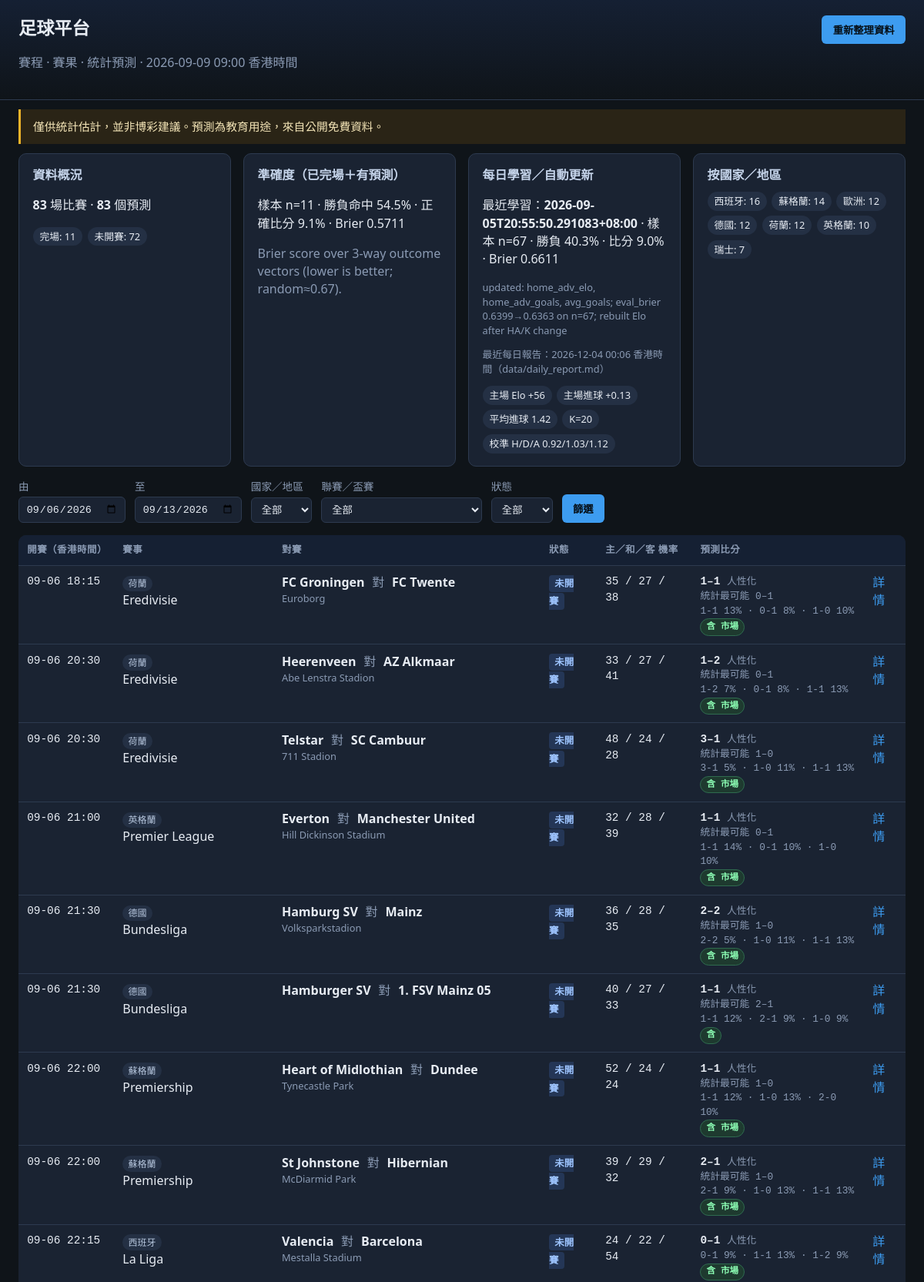
The page / (upper part) on the database its author committed.
### tables this page shows
CREATE TABLE learning_runs (
    id INTEGER PRIMARY KEY AUTOINCREMENT,
    ran_at TEXT NOT NULL,
    finished_n INTEGER,
    result_acc REAL,
    exact_acc REAL,
    brier REAL,
    params_json TEXT,
    notes TEXT
);

CREATE TABLE model_params (
    key TEXT PRIMARY KEY,
    value REAL NOT NULL,
    updated_at TEXT
);

CREATE TABLE matches (
    id INTEGER PRIMARY KEY AUTOINCREMENT,
    date TEXT,
    kickoff_utc TEXT,
    kickoff_hkt TEXT,
    league TEXT,
    country TEXT,
    competition_key TEXT,
    home TEXT,
    away TEXT,
    home_score INTEGER,
    away_score INTEGER,
    status TEXT,
    venue TEXT,
    source TEXT,
    source_id TEXT,
    extra TEXT,
    dedupe_key TEXT UNIQUE,
    updated_at TEXT
);

CREATE TABLE predictions (
    match_id INTEGER PRIMARY KEY,
    p_home REAL,
    p_draw REAL,
    p_away REAL,
    score_home INTEGER,
    score_away INTEGER,
    lambda_home REAL,
    lambda_away REAL,
    model TEXT,
    features_json TEXT,
    created_at TEXT,
    FOREIGN KEY(match_id) REFERENCES matches(id)
);

### app/main.py (the view)
@app.get("/", response_class=HTMLResponse)
async def index(
    request: Request,
    country: Optional[str] = None,
    competition: Optional[str] = None,
    status: Optional[str] = None,
    date_from: Optional[str] = None,
    date_to: Optional[str] = None,
):
    df, dt = _default_window()
    date_from = date_from or df
    date_to = date_to or dt
    matches = db.query_matches(
        date_from=date_from,
        date_to=date_to,
        country=country or None,
        competition_key=competition or None,
        status=status or None,
        limit=300,
    )
    for m in matches:
        pred = db.get_prediction(m["id"])
        m["prediction"] = pred
    counts = db.counts()
    accuracy = db.accuracy_stats()
    learning = latest_learning_run()
    model_params = get_model_params()
    report_path = ROOT / "data" / "daily_report.md"
    daily_report_time = None
    if report_path.exists():
        ts = datetime.fromtimestamp(report_path.stat().st_mtime, tz=timezone.utc).astimezone(HKT)
        daily_report_time = ts.strftime("%Y-%m-%d %H:%M 香港時間")
    return templates.TemplateResponse(
        request,
        "index.html",
        _ui_ctx(
            matches=matches,
            countries=countries(),
            competitions=competitions_by_country(),
            filters={
                "country": country or "",
                "competition": competition or "",
                "status": status or "",
                "date_from": date_from,
                "date_to": date_to,
            },
            counts=counts,
            accuracy=accuracy,
            collect_status=_collect_status,
            learning=learning,
            model_params=model_params,
            daily_report_time=daily_report_time,
        ),
    )

### templates/index.html (shortened to what this page needs)
<!DOCTYPE html>
<html lang="zh-Hant">
<head>
  <link rel="stylesheet" href="/static/style.css" />
</head>
<body>
  <header class="top">
    <div>
      <h1>足球平台</h1>
      <p class="sub">賽程 · 賽果 · 統計預測 · {{ now_hkt }}</p>
    </div>
    <div class="actions">
      <button id="btn-refresh" class="btn">重新整理資料</button>
    </div>
  </header>
  <aside class="disclaimer">{{ disclaimer }}</aside>
  <section class="panels">
    <div class="card">
      <h2>資料概況</h2>
      <p><strong>{{ counts.matches }}</strong> 場比賽 · <strong>{{ counts.predictions }}</strong> 個預測</p>
      <ul class="chips">
        {% for s, n in counts.by_status.items() %}
        <li>{{ status_zh.get(s, s) }}: {{ n }}</li>
        {% endfor %}
      </ul>
    </div>
    <div class="card">
      <h2>準確度（已完場＋有預測）</h2>
      {% if accuracy.n %}
      <p>樣本 n={{ accuracy.n }} · 勝負命中 {{ '%.1f'|format(accuracy.result_accuracy * 100) }}% ·
         正確比分 {{ '%.1f'|format(accuracy.exact_score_accuracy * 100) }}% ·
         Brier {{ accuracy.brier }}</p>
      <p class="muted">{{ accuracy.note }}</p>
      {% else %}
      <p class="muted">{{ accuracy.note }}</p>
      {% endif %}
    </div>
    <div class="card">
      <h2>每日學習／自動更新</h2>
      {% if learning %}
      <p>最近學習：<strong>{{ learning.ran_at }}</strong>
         · 樣本 n={{ learning.finished_n }}
         · 勝負 {{ '%.1f'|format((learning.result_acc or 0) * 100) }}%
         · 比分 {{ '%.1f'|format((learning.exact_acc or 0) * 100) }}%
         · Brier {{ learning.brier }}</p>
      {% if learning.notes %}<p class="muted tiny">{{ learning.notes }}</p>{% endif %}
      {% else %}
      <p class="muted">尚未執行學習。請跑 <code>scripts/daily_update.py</code> 或撳重新整理。</p>
      {% endif %}
      {% if daily_report_time %}
      <p class="muted tiny">最近每日報告：{{ daily_report_time }}（data/daily_report.md）</p>
      {% endif %}
      {% if model_params %}
      <ul class="chips">
        <li>主場 Elo +{{ '%.0f'|format(model_params.home_adv_elo) }}</li>
        <li>主場進球 +{{ '%.2f'|format(model_params.home_adv_goals) }}</li>
        <li>平均進球 {{ '%.2f'|format(model_params.avg_goals) }}</li>
        <li>K={{ '%.0f'|format(model_params.k_factor) }}</li>
        <li>校準 H/D/A {{ '%.2f'|format(model_params.calibration_home) }}/{{ '%.2f'|format(model_params.calibration_draw) }}/{{ '%.2f'|format(model_params.calibration_away) }}</li>
      </ul>
      {% endif %}
    </div>
    <div class="card">
      <h2>按國家／地區</h2>
      <ul class="chips">
        {% for c, n in counts.by_country.items() %}
        <li>{{ country_zh.get(c, c) }}: {{ n }}</li>
        {% endfor %}
      </ul>
    </div>
  </section>
  <form class="filters" method="get" action="/">
    <label>由 <input type="date" name="date_from" value="{{ filters.date_from }}" /></label>
    <label>至 <input type="date" name="date_to" value="{{ filters.date_to }}" /></label>
    <label>國家／地區
      <select name="country">
        <option value="">全部</option>
      </select>
    </label>
    <label>聯賽／盃賽
      <select name="competition">
        <option value="">全部</option>
      </select>
    </label>
    <label>狀態
      <select name="status">
        <option value="">全部</option>
      </select>
    </label>
    <button class="btn" type="submit">篩選</button>
  </form>
  <section class="table-wrap">
    <table>
      <thead>
        <tr>
          <th>開賽（香港時間）</th>
          <th>賽事</th>
          <th>對賽</th>
          <th>狀態</th>
          <th>主／和／客 機率</th>
          <th>預測比分</th>
          <th></th>
        </tr>
      </thead>
      <tbody>
        {% for m in matches %}
        <tr>
          <td class="mono">
            {% if m.kickoff_hkt %}{{ m.kickoff_hkt[5:16].replace('T',' ') }}{% else %}{{ m.date }}{% endif %}
          </td>
          <td>
            <span class="pill">{{ country_zh.get(m.country, m.country) }}</span>
            <div>{{ m.league }}</div>
          </td>
          <td>
            <strong>{{ m.home }}</strong>
            {% if m.home_score is not none %}
              <span class="score">{{ m.home_score }}–{{ m.away_score }}</span>
            {% else %}
              <span class="vs">對</span>
            {% endif %}
            <strong>{{ m.away }}</strong>
            {% if m.venue %}<div class="muted tiny">{{ m.venue }}</div>{% endif %}
          </td>
          <td><span class="status s-{{ m.status }}">{{ status_zh.get(m.status, m.status) }}</span></td>
          <td class="mono">
            {% if m.prediction %}
              {{ '%.0f'|format(m.prediction.p_home*100) }} /
              {{ '%.0f'|format(m.prediction.p_draw*100) }} /
              {{ '%.0f'|format(m.prediction.p_away*100) }}
            {% else %}—{% endif %}
          </td>
          <td class="mono">
            {% if m.prediction %}
              {% set tops = m.prediction.top_scorelines or (m.prediction.features.top_scorelines if m.prediction.features else None) %}
              <div><strong>{{ m.prediction.score_home }}–{{ m.prediction.score_away }}</strong>
                <span class="muted tiny">人性化</span></div>
              {% set sh = m.prediction.stat_score_home if m.prediction.stat_score_home is defined else (m.prediction.features.stat_score.home if m.prediction.features and m.prediction.features.stat_score is defined else none) %}
              {% set sa = m.prediction.stat_score_away if m.prediction.stat_score_away is defined else (m.prediction.features.stat_score.away if m.prediction.features and m.prediction.features.stat_score is defined else none) %}
              {% if sh is not none and (sh != m.prediction.score_home or sa != m.prediction.score_away) %}
              <div class="muted tiny">統計最可能 {{ sh }}–{{ sa }}</div>
              {% endif %}
              {% if tops and tops|length > 1 %}
              <div class="muted tiny">
                {% for s in tops[:3] %}
                  {{ s.home }}-{{ s.away }} {{ '%.0f'|format(s.p*100) }}%{% if not loop.last %} · {% endif %}
                {% endfor %}
              </div>
              {% endif %}
              {% set cons = m.prediction.consensus or (m.prediction.features.consensus if m.prediction.features else None) %}
              {% if cons and cons.blend and cons.blend.blended %}
                <div><span class="badge badge-consensus tiny">含 {% if 'market' in cons.blend.sources %}市場{% endif %}</span></div>
              {% endif %}
            {% else %}—{% endif %}
          </td>
          <td><a class="link" href="/match/{{ m.id }}">詳情</a></td>
        </tr>
        {% else %}
        <tr><td colspan="7" class="muted">此範圍冇比賽。請撳<strong>重新整理資料</strong>或執行 collect 腳本。</td></tr>
        {% endfor %}
      </tbody>
    </table>
  </section>
</body>
</html>

### static/style.css (style rules this page uses)
:root { --bg: #0f1419; --panel: #1a2332; --border: #2d3a4f; --text: #e7ecf3; --muted: #8b9bb4; --accent: #3d9cf0; --good: #3ecf8e; --warn: #f0b429; --bad: #f07178; --pill: #243044; }
* { box-sizing: border-box; }
body { margin: 0; font-family: "IBM Plex Sans", "Segoe UI", system-ui, sans-serif; background: var(--bg); color: var(--text); line-height: 1.45; }
.top { display: flex; justify-content: space-between; align-items: flex-start; gap: 1rem; padding: 1.25rem 1.5rem; border-bottom: 1px solid var(--border); background: linear-gradient(180deg, #152033, var(--bg)); }
h1 { margin: 0 0 .25rem; font-size: 1.45rem; }
.sub, .muted { color: var(--muted); }
.tiny { font-size: .8rem; }
.disclaimer { margin: .75rem 1.5rem; padding: .75rem 1rem; border-left: 3px solid var(--warn); background: #2a2416; color: #f5e6b8; font-size: .92rem; }
.panels { display: grid; grid-template-columns: repeat(auto-fit, minmax(240px, 1fr)); gap: 1rem; padding: 0 1.5rem 1rem; }
.card { background: var(--panel); border: 1px solid var(--border); border-radius: 10px; padding: 1rem 1.1rem; }
.card h2 { margin: 0 0 .6rem; font-size: 1rem; color: #c5d4ea; }
.filters { display: flex; flex-wrap: wrap; gap: .75rem; align-items: end; padding: 0 1.5rem 1rem; }
.filters label { display: flex; flex-direction: column; gap: .25rem; font-size: .85rem; color: var(--muted); }
input, select { background: var(--panel); color: var(--text); border: 1px solid var(--border); border-radius: 6px; padding: .45rem .55rem; }
.btn { background: var(--accent); color: #061018; border: 0; border-radius: 6px; padding: .55rem .9rem; font-weight: 600; cursor: pointer; }
.table-wrap { padding: 0 1.5rem 2rem; overflow-x: auto; }
table { width: 100%; border-collapse: collapse; background: var(--panel); border-radius: 10px; overflow: hidden; }
th, td { padding: .65rem .7rem; border-bottom: 1px solid var(--border); text-align: left; vertical-align: top; }
th { font-size: .78rem; text-transform: uppercase; letter-spacing: .04em; color: var(--muted); background: #152033; }
.mono { font-family: "IBM Plex Mono", ui-monospace, monospace; font-size: .9rem; }
.pill { display: inline-block; background: var(--pill); padding: .1rem .45rem; border-radius: 999px; font-size: .75rem; color: #b7c7de; }
.chips { list-style: none; padding: 0; margin: 0; display: flex; flex-wrap: wrap; gap: .4rem; }
.chips li { background: var(--pill); padding: .2rem .55rem; border-radius: 999px; font-size: .8rem; }
.status { font-size: .78rem; font-weight: 600; padding: .15rem .45rem; border-radius: 4px; }
.s-SCHEDULED { background: #243656; color: #9ec5ff; }
.vs { margin: 0 .35rem; color: var(--muted); }
.link { color: var(--accent); text-decoration: none; }
.actions { display: flex; flex-direction: column; align-items: flex-end; gap: .35rem; }
.badge { display: inline-block; font-size: .72rem; font-weight: 600; padding: .12rem .45rem; border-radius: 999px; }
.badge-consensus { background: #1e3a2f; color: #8dffb5; border: 1px solid #2f6b4f; }

### rows shown on the page
learning_runs: ran_at "2026-09-05T20:55:50.291083+08:00", finished_n "67", (learning.result_accor0)*100 "40.3", (learning.exact_accor0)*100 "9.0", brier "0.6611", notes "updated: home_adv_elo, home_adv_goals, avg_goals; eval_brier 0.6399→0.6363 on n=67; rebuilt Elo after HA/K change"
model_params: home_adv_elo "56"
model_params: home_adv_goals "0.13"
model_params: avg_goals "1.42"
model_params: k_factor "20"
model_params: calibration_home "0.92"
model_params: calibration_draw "1.03"
model_params: calibration_away "1.12"
matches: kickoff_hkt "09-06 18:15", get "荷蘭", league "Eredivisie", home "FC Groningen", away "FC Twente", venue "Euroborg", get "未開賽", prediction.score_home "1", prediction.score_away "1", sh "0", sa "1", home "1" "0" "1", away "1" "1" "0", p "13" "8" "10", shows "市場"
predictions: m.prediction.p_home*100 "35", m.prediction.p_draw*100 "27", m.prediction.p_away*100 "38"
matches: kickoff_hkt "09-06 20:30", get "荷蘭", league "Eredivisie", home "Heerenveen", away "AZ Alkmaar", venue "Abe Lenstra Stadion", get "未開賽", prediction.score_home "1", prediction.score_away "2", sh "0", sa "1", home "1" "0" "1", away "2" "1" "1", p "7" "8" "13", shows "市場"
predictions: m.prediction.p_home*100 "33", m.prediction.p_draw*100 "27", m.prediction.p_away*100 "41"
matches: kickoff_hkt "09-06 20:30", get "荷蘭", league "Eredivisie", home "Telstar", away "SC Cambuur", venue "711 Stadion", get "未開賽", prediction.score_home "3", prediction.score_away "1", sh "1", sa "0", home "3" "1" "1", away "1" "0" "1", p "5" "11" "13", shows "市場"
predictions: m.prediction.p_home*100 "48", m.prediction.p_draw*100 "24", m.prediction.p_away*100 "28"
matches: kickoff_hkt "09-06 21:00", get "英格蘭", league "Premier League", home "Everton", away "Manchester United", venue "Hill Dickinson Stadium", get "未開賽", prediction.score_home "1", prediction.score_away "1", sh "0", sa "1", home "1" "0" "1", away "1" "1" "0", p "14" "10" "10", shows "市場"
predictions: m.prediction.p_home*100 "32", m.prediction.p_draw*100 "28", m.prediction.p_away*100 "39"
matches: kickoff_hkt "09-06 21:30", get "德國", league "Bundesliga", home "Hamburg SV", away "Mainz", venue "Volksparkstadion", get "未開賽", prediction.score_home "2", prediction.score_away "2", sh "1", sa "0", home "2" "1" "1", away "2" "0" "1", p "5" "11" "13", shows "市場"
predictions: m.prediction.p_home*100 "36", m.prediction.p_draw*100 "28", m.prediction.p_away*100 "35"
matches: kickoff_hkt "09-06 21:30", get "德國", league "Bundesliga", home "Hamburger SV", away "1. FSV Mainz 05", get "未開賽", prediction.score_home "1", prediction.score_away "1", sh "2", sa "1", home "1" "2" "1", away "1" "1" "0", p "12" "9" "9"
predictions: m.prediction.p_home*100 "40", m.prediction.p_draw*100 "27", m.prediction.p_away*100 "33"
matches: kickoff_hkt "09-06 22:00", get "蘇格蘭", league "Premiership", home "Heart of Midlothian", away "Dundee", venue "Tynecastle Park", get "未開賽", prediction.score_home "1", prediction.score_away "1", sh "1", sa "0", home "1" "1" "2", away "1" "0" "0", p "12" "13" "10", shows "市場"
predictions: m.prediction.p_home*100 "52", m.prediction.p_draw*100 "24", m.prediction.p_away*100 "24"
matches: kickoff_hkt "09-06 22:00", get "蘇格蘭", league "Premiership", home "St Johnstone", away "Hibernian", venue "McDiarmid Park", get "未開賽", prediction.score_home "2", prediction.score_away "1", sh "1", sa "0", home "2" "1" "1", away "1" "0" "1", p "9" "13" "13", shows "市場"
predictions: m.prediction.p_home*100 "39", m.prediction.p_draw*100 "29", m.prediction.p_away*100 "32"
matches: kickoff_hkt "09-06 22:15", get "西班牙", league "La Liga", home "Valencia", away "Barcelona", venue "Mestalla Stadium", get "未開賽", prediction.score_home "0", prediction.score_away "1", home "0" "1" "1", away "1" "1" "2", p "9" "13" "9", shows "市場"
predictions: m.prediction.p_home*100 "24", m.prediction.p_draw*100 "22", m.prediction.p_away*100 "54"

### other values the page prints
{{ now_hkt }} "2026-09-09 09:00 香港時間"
{{ disclaimer }} "僅供統計估計，並非博彩建議。預測為教育用途，來自公開免費資料。"
{{ counts.matches }} "83"
{{ counts.predictions }} "83"
{{ status_zh.get(s, s) }} "完場" "未開賽"
{{ n }} "11" "72"
{{ accuracy.n }} "11"
{{ '%.1f'|format(accuracy.result_accuracy * 100) }} "54.5"
{{ '%.1f'|format(accuracy.exact_score_accuracy * 100) }} "9.1"
{{ accuracy.brier }} "0.5711"
{{ accuracy.note }} "Brier score over 3-way outcome vectors (lower is better; random≈0.67)."
{{ daily_report_time }} "2026-12-04 00:06 香港時間"
{{ country_zh.get(c, c) }} "西班牙" "蘇格蘭" "歐洲" "德國" "荷蘭" "英格蘭" "瑞士"
{{ n }} "16" "14" "12" "12" "12" "10" "7"
